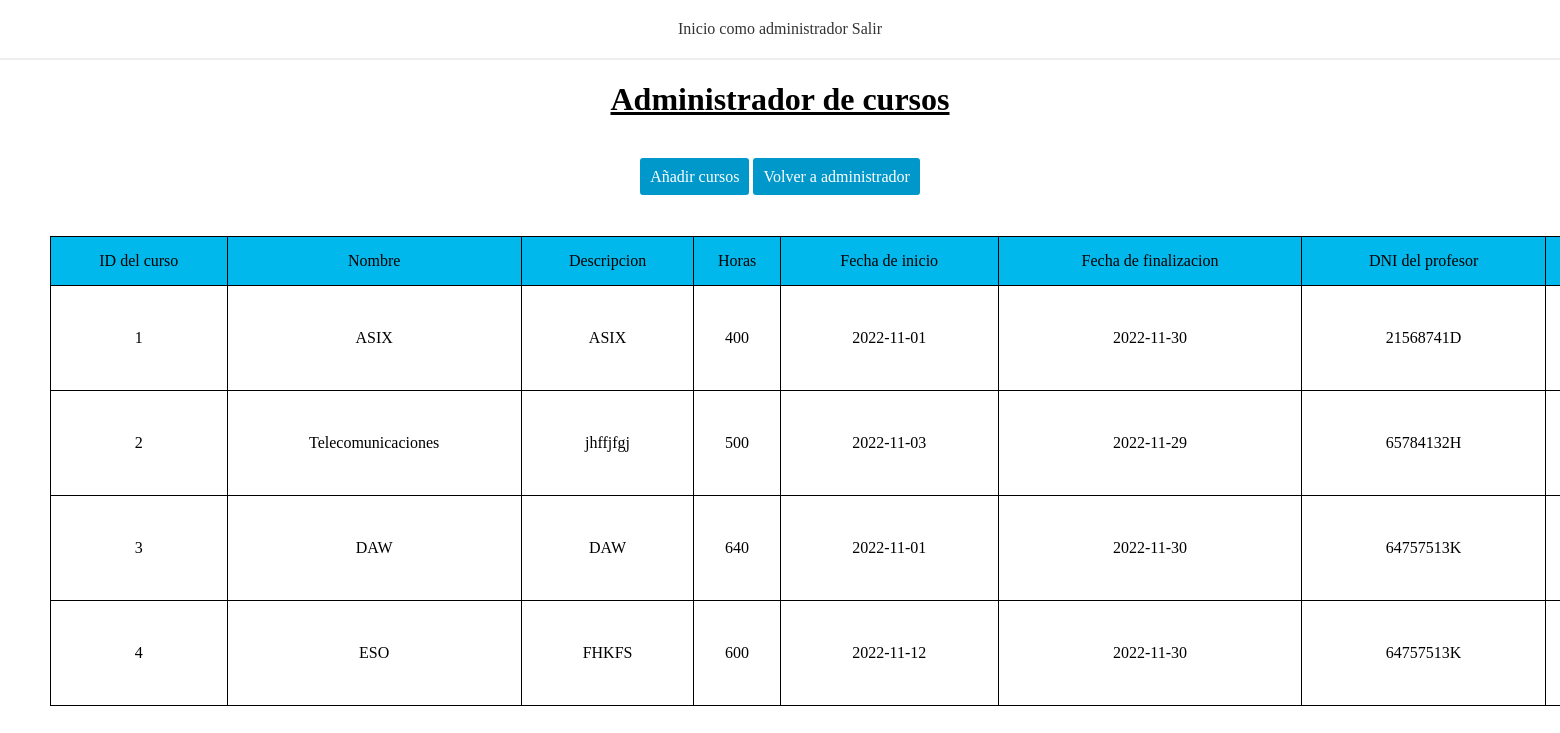
The app's page /cursos.php (signed in) with its own data.
### tables this page shows
CREATE TABLE `cursos` (
  `idCurso` int(11) NOT NULL,
  `nom` varchar(250) NOT NULL,
  `descripcio` varchar(250) NOT NULL,
  `horas` int(4) NOT NULL,
  `data_inici` date NOT NULL,
  `data_final` date NOT NULL,
  `dni_prof` varchar(250) NOT NULL,
  `act` int(11) NOT NULL DEFAULT 1
);

### funciones.php (called while the page is built, shortened)
<?php
            function validarAdmin($rol) {
                if($rol == 0) {
                    return true;
                }else {
                    return false;
                }
            }
?>

### cursos.php (the view, shortened to what this page needs)
<!DOCTYPE html>
<html lang="en">
<head>
    <link rel="stylesheet" href="style.css">
</head>
<body>
    <?php
    require "funciones.php";
    if(!isset($_SESSION['rol'])) {
        echo "No estás autorizado a ver esta página.";
        echo "<meta http-equiv='refresh' content='2;url=administrador.php' />";
    }
    else {
        if(validarAdmin($_SESSION['rol'])) {
            require 'header.php';
            ?>
            <h1 id="tituloadmin">Administrador de cursos</h1>
            <a href="crear_curso.php" class="botones">Añadir cursos</a>
            <a href="admin.php" class="botones">Volver a administrador</a>
            <table>
                <tr>
                    <td class="presenta">ID del curso</td>
                    <td class="presenta">Nombre</td>
                    <td class="presenta">Descripcion</td>
                    <td class="presenta">Horas</td>
                    <td class="presenta">Fecha de inicio</td>
                    <td class="presenta">Fecha de finalizacion</td>
                    <td class="presenta">DNI del profesor</td>
                    <td class="presenta">Modificar</td>
                </tr>
                <?php
                    $sql="SELECT * from cursos";
                    $result=mysqli_query($conexion,$sql);
                    while($mostrar=mysqli_fetch_array($result)){
                ?>
                <tr>
                    <td><?php echo $mostrar['idCurso'] ?></td>
                    <td><?php echo $mostrar['nom'] ?></td>
                    <td><?php echo $mostrar['descripcio'] ?></td>
                    <td><?php echo $mostrar['horas'] ?></td>
                    <td><?php echo $mostrar['data_inici'] ?></td>
                    <td><?php echo $mostrar['data_final'] ?></td>
                    <td><?php echo $mostrar['dni_prof'] ?></td>
                    <td><a href="modificar_cursos.php?idCurso=<?php echo $mostrar['idCurso'] ?>"><i class="fa fa-pencil"></i></a></td>
                </tr>
                <?php
                    }
                ?>
            </table>
            <?php
        }
        else {
            echo "No estás autorizado a ver esta página";
            echo "<meta http-equiv='refresh' content='2;url=administrador.php' />";
        }
    }
    ?>
</body>
</html>

### header.php (shortened to what this page needs)
<!DOCTYPE html>
<html lang="en">
<head>
    <link rel="stylesheet" href="style.css">
</head>
<header>
    <a href="administrador.php">Inicio como administrador</a>
    <a href="salir.php">Salir</a>
</header>

### style.css (style rules this page uses)
body { margin: 0; padding: 0; text-align: center; }
header { border-bottom: 2px solid #eee; padding: 20px 0; margin-bottom: 10px; width: 100%; text-align: center; }
header a { text-decoration: none; color: #333; }
#tituloadmin { text-decoration: underline; margin-bottom: 50px; }
.botones { width: 450px; padding: 10px; color: #fff; background: #0098cb; margin: 20px auto; margin-top: 0; border: 0; border-radius: 3px; cursor: pointer; }
a { text-decoration: none; }
table { margin-left: 50px; margin-top: 50px; width: 1800px; border-collapse: collapse; }
td { padding-top: 15px; padding-bottom: 15px; border: 1px solid black; }
.presenta { padding: 15px 0px 15px 0px; background-color: #00b8eb; }

### records on screen
cursos: idCurso "1", nom "ASIX", descripcio "ASIX", horas "400", data_inici "2022-11-01", data_final "2022-11-30", dni_prof "21568741D"
cursos: idCurso "2", nom "Telecomunicaciones", descripcio "jhffjfgj", horas "500", data_inici "2022-11-03", data_final "2022-11-29", dni_prof "65784132H"
cursos: idCurso "3", nom "DAW", descripcio "DAW", horas "640", data_inici "2022-11-01", data_final "2022-11-30", dni_prof "64757513K"
cursos: idCurso "4", nom "ESO", descripcio "FHKFS", horas "600", data_inici "2022-11-12", data_final "2022-11-30", dni_prof "64757513K"
